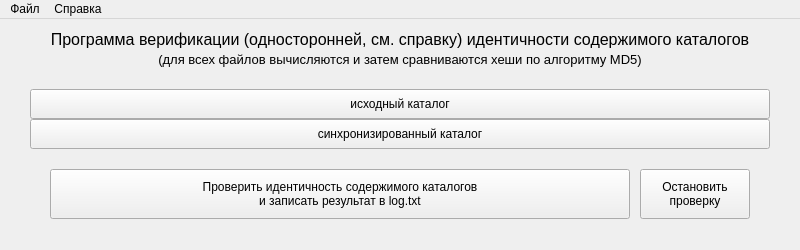
<?xml version="1.0" encoding="UTF-8"?>
<ui version="4.0">
 <class>MainWindow</class>
 <widget class="QMainWindow" name="MainWindow">
  <property name="geometry">
   <rect>
    <x>0</x>
    <y>0</y>
    <width>800</width>
    <height>250</height>
   </rect>
  </property>
  <property name="windowTitle">
   <string>MainWindow</string>
  </property>
  <widget class="QWidget" name="centralwidget">
   <widget class="QLabel" name="label">
    <property name="geometry">
     <rect>
      <x>10</x>
      <y>10</y>
      <width>780</width>
      <height>20</height>
     </rect>
    </property>
    <property name="font">
     <font>
      <pointsize>12</pointsize>
     </font>
    </property>
    <property name="text">
     <string>Программа верификации (односторонней, см. справку) идентичности содержимого каталогов</string>
    </property>
    <property name="alignment">
     <set>Qt::AlignCenter</set>
    </property>
   </widget>
   <widget class="QLabel" name="label_2">
    <property name="geometry">
     <rect>
      <x>100</x>
      <y>30</y>
      <width>600</width>
      <height>20</height>
     </rect>
    </property>
    <property name="font">
     <font>
      <pointsize>10</pointsize>
     </font>
    </property>
    <property name="text">
     <string>(для всех файлов вычисляются и затем сравниваются хеши по алгоритму MD5)</string>
    </property>
    <property name="alignment">
     <set>Qt::AlignCenter</set>
    </property>
   </widget>
   <widget class="QPushButton" name="pushButton">
    <property name="geometry">
     <rect>
      <x>30</x>
      <y>70</y>
      <width>740</width>
      <height>30</height>
     </rect>
    </property>
    <property name="text">
     <string>исходный каталог</string>
    </property>
   </widget>
   <widget class="QPushButton" name="pushButton_2">
    <property name="geometry">
     <rect>
      <x>30</x>
      <y>100</y>
      <width>740</width>
      <height>30</height>
     </rect>
    </property>
    <property name="text">
     <string>синхронизированный каталог</string>
    </property>
   </widget>
   <widget class="QPushButton" name="pushButton_3">
    <property name="geometry">
     <rect>
      <x>50</x>
      <y>150</y>
      <width>580</width>
      <height>50</height>
     </rect>
    </property>
    <property name="text">
     <string>Проверить идентичность содержимого каталогов
и записать результат в log.txt</string>
    </property>
   </widget>
   <widget class="QPushButton" name="pushButton_4">
    <property name="geometry">
     <rect>
      <x>640</x>
      <y>150</y>
      <width>110</width>
      <height>50</height>
     </rect>
    </property>
    <property name="text">
     <string>Остановить
проверку</string>
    </property>
   </widget>
  </widget>
  <widget class="QMenuBar" name="menubar">
   <property name="geometry">
    <rect>
     <x>0</x>
     <y>0</y>
     <width>800</width>
     <height>30</height>
    </rect>
   </property>
   <widget class="QMenu" name="menu">
    <property name="title">
     <string>Файл</string>
    </property>
    <addaction name="action"/>
    <addaction name="action_2"/>
    <addaction name="action_3"/>
    <addaction name="separator"/>
    <addaction name="action_5"/>
   </widget>
   <widget class="QMenu" name="menu_2">
    <property name="title">
     <string>Справка</string>
    </property>
    <addaction name="action_6"/>
    <addaction name="action_4"/>
    <addaction name="action_7"/>
   </widget>
   <addaction name="menu"/>
   <addaction name="menu_2"/>
  </widget>
  <action name="action">
   <property name="text">
    <string>Выбрать исходный каталог</string>
   </property>
  </action>
  <action name="action_2">
   <property name="text">
    <string>Выбрать синхронизированный каталог</string>
   </property>
  </action>
  <action name="action_3">
   <property name="text">
    <string>Проверить идентичность содержимого каталогов</string>
   </property>
  </action>
  <action name="action_5">
   <property name="text">
    <string>Выход</string>
   </property>
  </action>
  <action name="action_6">
   <property name="text">
    <string>О программе</string>
   </property>
  </action>
  <action name="action_4">
   <property name="text">
    <string>О резервном копировании методом синхронизации</string>
   </property>
  </action>
  <action name="action_7">
   <property name="text">
    <string>Об односторонней идентичности содержимого каталогов</string>
   </property>
  </action>
 </widget>
 <resources/>
 <connections/>
</ui>
